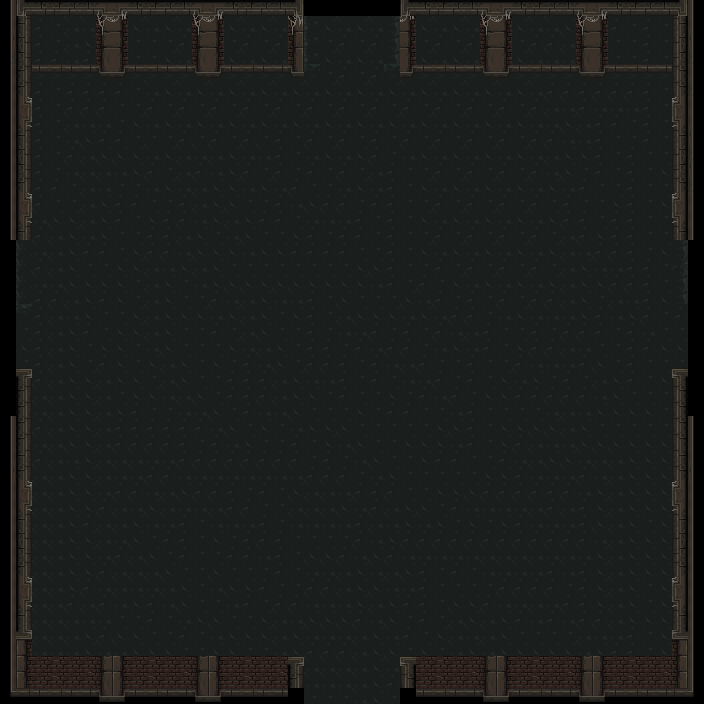

Below is a game level as drawn by its tile map, then a one-line description and the .tmx that defines it (tile-layer data replaced by summaries):
An orthogonal 44x44 tile map with 16x16 px tiles, 4 tile layers (флажки, пол, стены, проходящие_стены).

<map version="1.9" tiledversion="1.9.2" orientation="orthogonal" renderorder="right-down" width="44" height="44" tilewidth="16" tileheight="16" infinite="0" nextlayerid="8" nextobjectid="1">
 <tileset firstgid="1" source="mainlevbuild.tsx" />
 <layer id="7" name="флажки" width="44" height="44">
  <data>[1936 cells, 74 non-empty, 1 distinct tile ids]</data>
 </layer>
 <layer id="1" name="пол" width="44" height="44">
  <data>[1936 cells, 1796 non-empty, 18 distinct tile ids]</data>
 </layer>
 <layer id="2" name="стены" width="44" height="44" opacity="0.99">
  <data>[1936 cells, 264 non-empty, 62 distinct tile ids]</data>
 </layer>
 <layer id="3" name="проходящие_стены" width="44" height="44">
  <data>[1936 cells, 72 non-empty, 14 distinct tile ids]</data>
 </layer>
</map>
